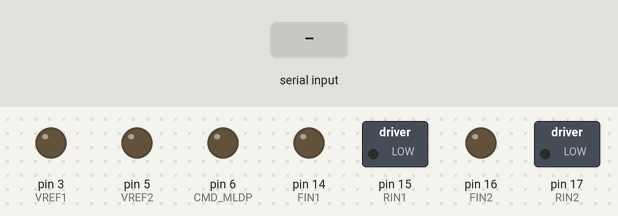
Simulated run of this sketch. Board: Arduino Uno, built with avr-gcc and run on an emulated ATmega328P. Shown: switched loads named in the sketch (green lamp = pin HIGH), output pins drawn as LEDs (lit = HIGH). The test bench sets the inputs (shaded band). What the sketch prints to the serial monitor is not drawn.

Above: at 1.2 s.
1.3 s: "1" received over the second serial link
At 2.5 s:
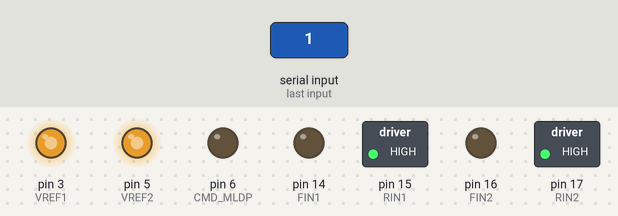
2.8 s: "E" received over the second serial link
At 3.5 s:
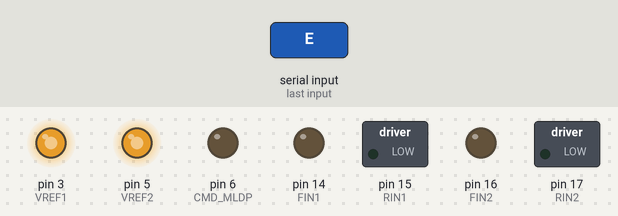
4.3 s: "2" received over the second serial link
At 4.8 s:
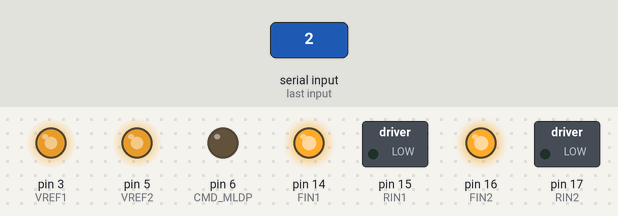
5.8 s: "0" received over the second serial link
At 7.2 s:
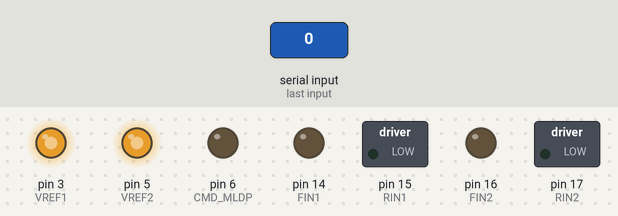
Timing chart, 0 to 8.3 s (numbered marks = the images above; inputs shaded):
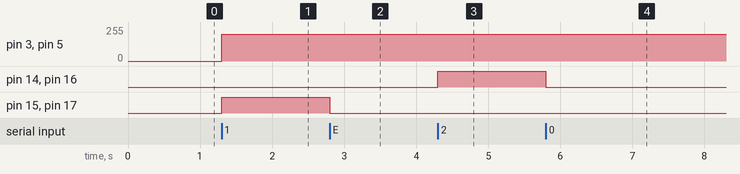

Measured:
- after the input at 1.3 s, pin 3 (VREF1), pin 5 (VREF2): 0/255 → 200/255 at once; pin 15 (RIN1), pin 17 (RIN2): LOW → HIGH at once
- after the input at 2.8 s, pin 15 (RIN1), pin 17 (RIN2): HIGH → LOW at once
- after the input at 4.3 s, pin 14 (FIN1), pin 16 (FIN2): LOW → HIGH at once
- after the input at 5.8 s, pin 14 (FIN1), pin 16 (FIN2): HIGH → LOW at once

The sketch:

sphere_robo.ino
```cpp
#include <SoftwareSerial.h>

SoftwareSerial BLE(18,19); //RX,TX


#define CMD_MLDP  6
#define VREF1     3
#define VREF2     5
#define FIN1      14
#define RIN1      15
#define FIN2      16
#define RIN2      17
#define CW        1
#define CCW       2
#define STOP      0


void setup() {
  // put your setup code here, to run once:
  pinMode(CMD_MLDP,OUTPUT);
  pinMode(VREF1,OUTPUT);
  pinMode(VREF2,OUTPUT);
  pinMode(FIN1,OUTPUT);
  pinMode(RIN1,OUTPUT);
  pinMode(FIN2,OUTPUT);
  pinMode(RIN2,OUTPUT);


  digitalWrite(CMD_MLDP,LOW);

  Serial.begin(9600);
  BLE.begin(9600);
  Serial.println("Sphere robo start");

  int result;

}

void loop() {
  // put your main code here, to run repeatedly:
  if(BLE.available()){
    char ble_data = BLE.read();
    Serial.write(ble_data);
    //BLE.write(ble_data);

    switch(ble_data){
      case  '1' : left_motor(CW,200);
                  right_motor(CCW,200);
                  BLE.println("CW");
                  break;
      case  '0' : left_motor(STOP,0);
                  right_motor(STOP,0);
                  BLE.println("STOP");
                  break;
      case  '2' : left_motor(CCW,200);
                  right_motor(CW,200);
                  BLE.println("CCW");
                  break;
      case  'E' : left_motor(STOP,0);
                  right_motor(STOP,0);

                  break;
      default:    left_motor(STOP,0);
                  right_motor(STOP,0);
                  break;
    }

  }
}

void left_motor(int dir, int speed){
  switch(dir){
    case STOP : digitalWrite(FIN1,LOW);
                digitalWrite(RIN1,LOW);
                break;
    case CW :   digitalWrite(FIN1,LOW);
                digitalWrite(RIN1,HIGH);
                analogWrite(VREF1,speed);
                break;
    case  CCW : digitalWrite(FIN1,HIGH);
                digitalWrite(RIN1,LOW);
                analogWrite(VREF1,speed);
                break;
    default:    break;
  }
}

void right_motor(int dir, int speed){
  switch(dir){
    case STOP : digitalWrite(FIN2,LOW);
                digitalWrite(RIN2,LOW);
                break;
    case CW :   digitalWrite(FIN2,HIGH);
                digitalWrite(RIN2,LOW);
                analogWrite(VREF2,speed);
                break;
    case  CCW : digitalWrite(FIN2,LOW);
                digitalWrite(RIN2,HIGH);
                analogWrite(VREF2,speed);
                break;
    default:    break;
  }
}
```
